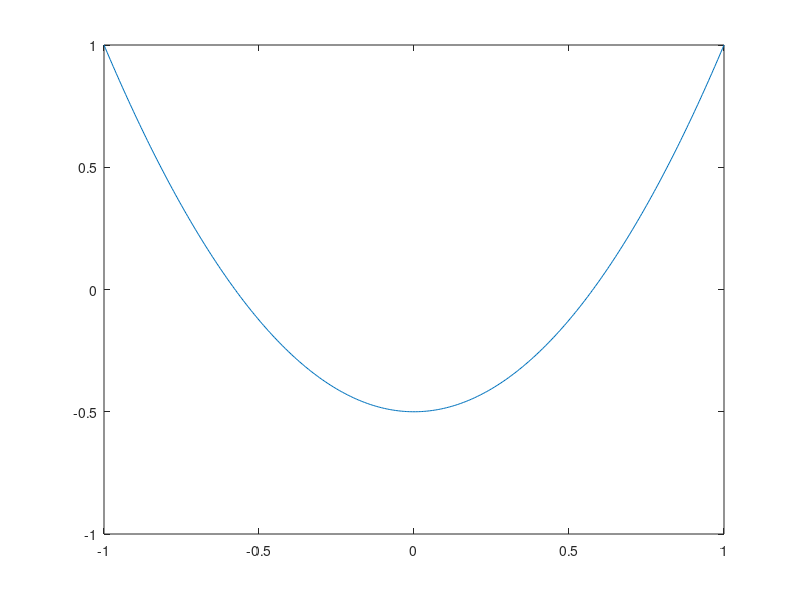

The MATLAB source for this figure: (Note: this script raises an error after producing the figure.)
function[]=LegendrePolynomials()
%Creates Legendre polynomials plots of degree >=2 of the function f
degree=9;
x=-1:0.005:1;x=x';
%Function f
f=x
p=zeros(length(x),degree+1);
p(:,1)=1;p(:,2)=f;
for n=2:degree
    p(:,n+1)=((2*(n-1)+1)*f.*p(:,n)-(n-1)*p(:,n-1))/(n);
    figure(1)
    plot(x,p(:,n+1))
    ax=gca;
    ax.XAxisLocation = 'origin';
    ax.YAxisLocation = 'origin';
    axis([-1.1 1.1 -1.1 1.1]) 
    hold on;
    pause(.2)
end
end